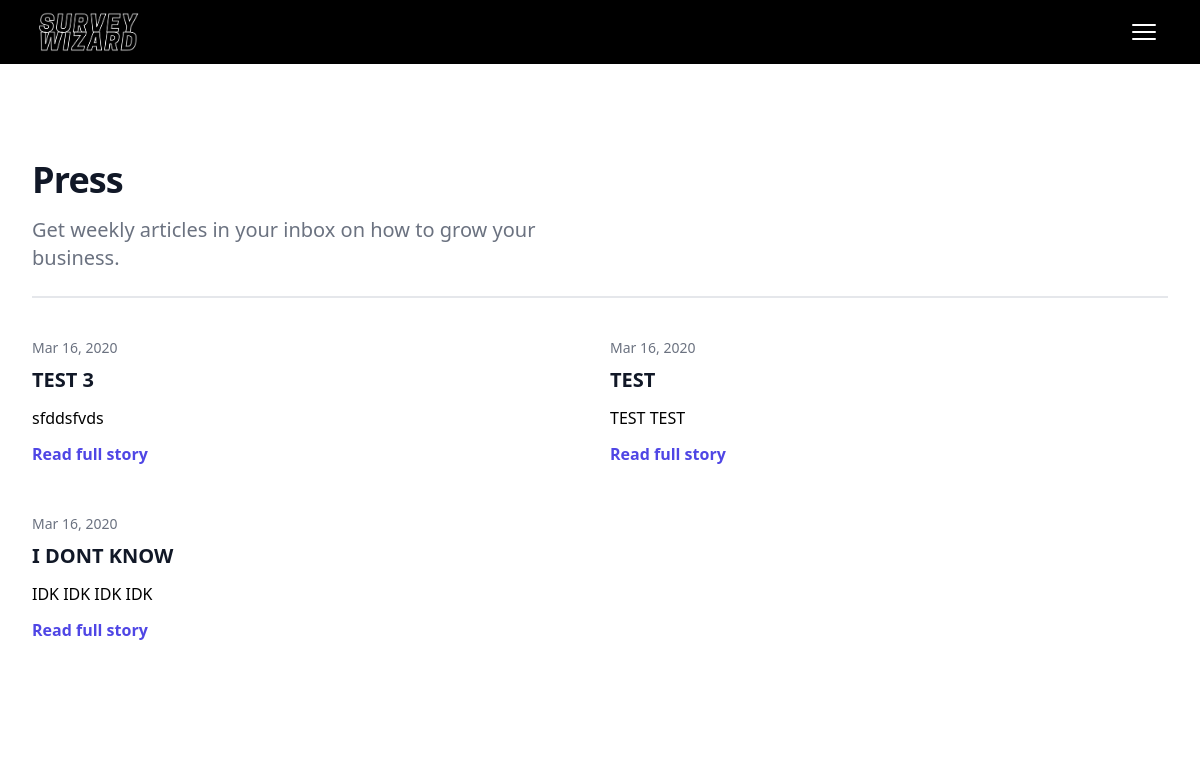
Screenshot of /blog/ with the database file from the repository.
### blog/models.py (models this page shows, shortened)
class BlogPost(models.Model):
    title = models.CharField(max_length=250)
    body = RichTextField(blank=True, null=True)
    date_created = models.DateField(auto_now_add=True)

### blog/views/blog_views.py (the view)
# urls.py: path('blog/', blog_views.BlogView.as_view(), name='blog-list'),
class BlogView(ListView):
    model = BlogPost
    template_name = 'blog/blog-list.html'
    ordering = ['-id']

### blog/templates/blog/blog-list.html (shortened to what this page needs)
{% load tailwind_tags %}
<html>
  <html lang="en">
    <head>
      {% tailwind_css %}
    </head>
    {% include 'base/navbar.html' %}
    <div class="bg-white px-4 pt-16 pb-20 sm:px-6 lg:px-8 lg:pt-24 lg:pb-28">
      <div
        class="relative mx-auto max-w-lg divide-y-2 divide-gray-200 lg:max-w-7xl"
      >
        <div>
          <h2
            class="text-3xl font-bold tracking-tight text-gray-900 sm:text-4xl"
          >
            Press
          </h2>
          <div
            class="mt-3 sm:mt-4 lg:grid lg:grid-cols-2 lg:items-center lg:gap-5"
          >
            <p class="text-xl text-gray-500">
              Get weekly articles in your inbox on how to grow your business.
            </p>
          </div>
        </div>
        <div
          class="mt-6 grid gap-16 pt-10 lg:grid-cols-2 lg:gap-x-5 lg:gap-y-12"
        >
          {% for post in object_list %}
          <div>
            <p class="text-sm text-gray-500">
              <time datetime="2020-03-16">Mar 16, 2020</time>
            </p>
            <a href="{% url 'blog-detail' post.pk %}" class="mt-2 block">
              <p class="text-xl font-semibold text-gray-900">{{post.title}}</p>
              <p class="mt-3 text-base text-gray-500">
                {{ post.body|truncatewords:5|safe}}
              </p>
            </a>
            <div class="mt-3">
              <a
                href="{% url 'blog-detail' post.pk %}"
                class="text-base font-semibold text-indigo-600 hover:text-indigo-500"
                >Read full story</a
              >
            </div>
          </div>
          {% endfor %}
        </div>
      </div>
    </div>
  </html>
</html>

### rows the page displays
BlogPost: title "TEST 3", body "sfddsfvds"
BlogPost: title "TEST", body "TEST TEST"
BlogPost: title "I DONT KNOW", body "IDK IDK IDK IDK"
